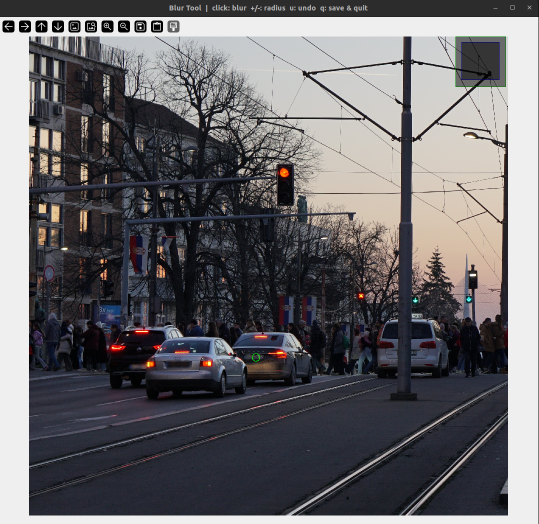
#> input picture img/image.png, 1078 x 1048 px (shown at 1/2 size)
$ python blur_faces.py img/image.png
#> lines starting #> are read from the running program, lines starting #| are printed output that depends on the picture; after the words box and inside, x2 and y2 are one past the last pixel; in counts of white or black regions, pixels touching at a corner belong together
#!/usr/bin/env python3
"""
Click-to-blur tool for anonymizing faces in images.

Usage:
    python blur_faces.py <image_path>

Controls:
    Left-click  : Apply blur at cursor position
    +/=         : Increase blur radius
    -           : Decrease blur radius
    ]           : Increase blur strength
    [           : Decrease blur strength
    u           : Undo last blur
    q           : Save result and quit
    Esc         : Quit without saving
"""

import argparse
import os
import sys

import cv2
import numpy as np


class BlurTool:
    def __init__(self, image_path: str):
        self.image_path = image_path
        self.original = cv2.imread(image_path)
        if self.original is None:
            print(f"Error: Could not load image '{image_path}'", file=sys.stderr)
            sys.exit(1)

        self.image = self.original.copy()
        self.history: list[np.ndarray] = []
        self.radius = 50
        self.blur_strength = 51  # Must be odd; adjustable with [ and ]
        self.mouse_pos = (-1, -1)
        self.window_name = "Blur Tool  |  click: blur  +/-: radius  u: undo  q: save & quit"

    # ------------------------------------------------------------------ #
    #  Drawing helpers                                                     #
    # ------------------------------------------------------------------ #
    def _display_frame(self) -> np.ndarray:
        """Return the current image with a preview circle overlay."""
        frame = self.image.copy()
        mx, my = self.mouse_pos
        if mx >= 0 and my >= 0:
            cv2.circle(frame, (mx, my), self.radius, (0, 255, 0), 2)
            # Show current radius in top-left corner
        cv2.putText(
            frame,
            f"Radius: {self.radius}  Blur: {self.blur_strength}",
            (10, 30),
            cv2.FONT_HERSHEY_SIMPLEX,
            0.8,
            (0, 255, 0),
            2,
        )
        return frame

    # ------------------------------------------------------------------ #
    #  Blur logic                                                          #
    # ------------------------------------------------------------------ #
    def _apply_blur(self, cx: int, cy: int) -> None:
        """Apply a circular Gaussian blur centred at (cx, cy)."""
        h, w = self.image.shape[:2]
        r = self.radius

        # Bounding box clamped to image bounds
        x1 = max(cx - r, 0)
        y1 = max(cy - r, 0)
        x2 = min(cx + r, w)
        y2 = min(cy + r, h)

        if x2 <= x1 or y2 <= y1:
            return

        # Save state for undo
        self.history.append(self.image.copy())

        # Extract ROI and blur it
        roi = self.image[y1:y2, x1:x2]
        ksize = self.blur_strength | 1  # ensure odd
        sigma = ksize / 3.0
        blurred_roi = cv2.GaussianBlur(roi, (ksize, ksize), sigma)

        # Create a circular mask so the blur blends naturally
        mask = np.zeros(roi.shape[:2], dtype=np.uint8)
        # Circle centre relative to ROI
        cv2.circle(mask, (cx - x1, cy - y1), r, 255, -1)
        mask_3ch = cv2.merge([mask, mask, mask])

        # Blend: keep original where mask==0, use blurred where mask==255
        roi_out = np.where(mask_3ch == 255, blurred_roi, roi)
        self.image[y1:y2, x1:x2] = roi_out

    # ------------------------------------------------------------------ #
    #  Mouse callback                                                      #
    # ------------------------------------------------------------------ #
    def _mouse_callback(self, event: int, x: int, y: int, flags: int, param) -> None:
        if event == cv2.EVENT_MOUSEMOVE:
            self.mouse_pos = (x, y)
        elif event == cv2.EVENT_LBUTTONDOWN:
            self._apply_blur(x, y)

    # ------------------------------------------------------------------ #
    #  Output path                                                         #
    # ------------------------------------------------------------------ #
    def _output_path(self) -> str:
        base, ext = os.path.splitext(self.image_path)
        return f"{base}_blurred{ext}"

    # ------------------------------------------------------------------ #
    #  Main loop                                                           #
    # ------------------------------------------------------------------ #
    def run(self) -> None:
        cv2.namedWindow(self.window_name, cv2.WINDOW_NORMAL)
        # Fit large images to screen while keeping aspect ratio
        h, w = self.image.shape[:2]
        screen_w, screen_h = 1920, 1080
        if w > screen_w or h > screen_h:
            scale = min(screen_w / w, screen_h / h)
            new_w, new_h = int(w * scale), int(h * scale)
            cv2.resizeWindow(self.window_name, new_w, new_h)
        cv2.setMouseCallback(self.window_name, self._mouse_callback)

        while True:
            cv2.imshow(self.window_name, self._display_frame())
            key = cv2.waitKey(30) & 0xFF

            if key == ord("q"):
                out = self._output_path()
                cv2.imwrite(out, self.image)
                print(f"Saved blurred image to: {out}")
                break

            elif key == 27:  # Esc — quit without saving
                print("Exited without saving.")
                break

            elif key in (ord("+"), ord("=")):
                self.radius = min(self.radius + 10, 300)
                print(f"Radius: {self.radius}")

            elif key == ord("-"):
                self.radius = max(self.radius - 10, 10)
                print(f"Radius: {self.radius}")

            elif key == ord("]"):
                self.blur_strength = min(self.blur_strength + 10, 199)
                print(f"Blur strength: {self.blur_strength}")

            elif key == ord("["):
                self.blur_strength = max(self.blur_strength - 10, 11)
                print(f"Blur strength: {self.blur_strength}")

            elif key == ord("u"):
                if self.history:
                    self.image = self.history.pop()
                    print("Undo.")
                else:
                    print("Nothing to undo.")

        cv2.destroyAllWindows()


# ------------------------------------------------------------------ #
#  Entry point                                                         #
# ------------------------------------------------------------------ #
def main() -> None:
    parser = argparse.ArgumentParser(
        description="Click on faces in an image to blur them."
    )
    parser.add_argument("image", help="Path to the input image")
    args = parser.parse_args()

    if not os.path.isfile(args.image):
        print(f"Error: File '{args.image}' not found.", file=sys.stderr)
        sys.exit(1)

    tool = BlurTool(args.image)
#> in __init__, self.original is the input picture: shape (1048, 1078, 3); mean B, G, R 105.9, 102.9, 104.5
    tool.run()
#> in _display_frame, `cv2.putText( frame, f"Radius: {self.radius}  Blur: {self.blur_strength..`:
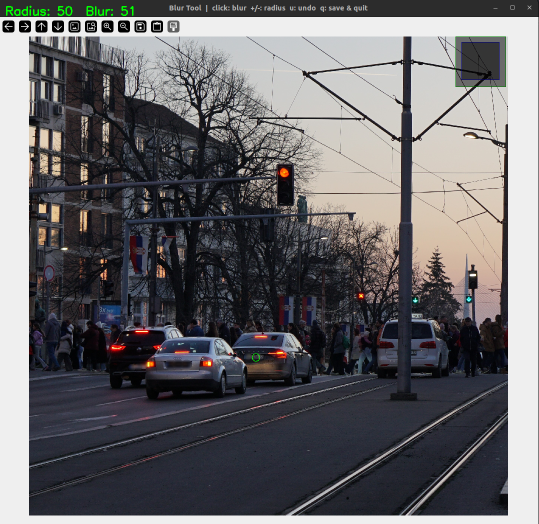
#> frame: shape (1048, 1078, 3) (shown at 1/2 size); 0.14% of pixels changed, all inside (x1, y1, x2, y2) = (12, 11, 267, 32)
#> (key q is pressed here)


if __name__ == "__main__":
    main()
